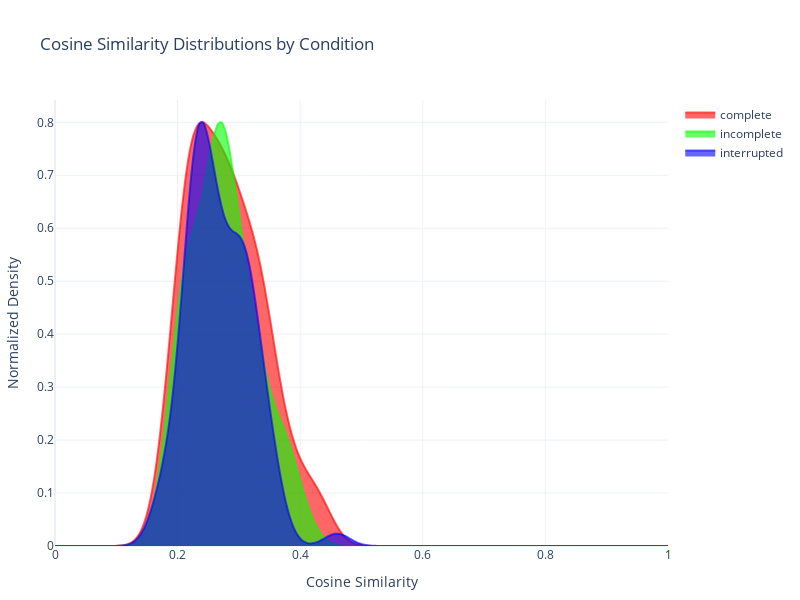

Here is the notebook cell this chart was saved with:
### Markdown cell above
### **Visualize Similarity Distributions**
- Initializes a Plotly figure to visualize the cosine similarity distributions by condition.  
- Uses Gaussian Kernel Density Estimation (KDE) to estimate similarity score distributions.  
- Normalizes density values for consistent visualization.  
- Assigns colors to each condition and plots filled curves representing similarity distributions.  
- Displays the final interactive figure.

### Code cell
fig = go.Figure()
# Define colors for conditions.
color_map = {cond:colors[i] for i, cond in enumerate(conditions_map.values())}
# For each condition, compute the KDE and add a filled trace.
for cond, sim_list in similarity_by_condition.items():
    data = sim_list
    if not data:
        continue
    kde = st.gaussian_kde(data)
    x_vals = np.linspace(0, 1, 200)
    y_vals = kde(x_vals)
    # Normalize the density values (scaled to a max height of 0.8 for visual consistency)
    y_vals_norm = (y_vals - np.min(y_vals)) / (np.max(y_vals) - np.min(y_vals)) * 0.8
    
    fig.add_trace(go.Scatter(
        x=x_vals,
        y=y_vals_norm,
        mode="lines",
        line_shape="spline",
        fill="tozeroy",
        line=dict(color=color_map.get(cond), width=2),
        fillcolor=color_map.get(cond),
        name=cond
    ))

# Update layout.
fig.update_layout(
    title="Cosine Similarity Distributions by Condition",
    xaxis_title="Cosine Similarity",
    yaxis_title="Normalized Density",
    template="plotly_white",
    width=800,
    height=600,
    margin=dict(l=50, r=50, t=100, b=50)
)
fig.update_xaxes(range=[0, 1])
fig.show()

### Figure 1 — Plotly figure (JSON) as saved in the notebook; plotly's stock layout.template omitted (floating-point values rounded to 4 significant figures; data arrays with more than 128 entries replaced by an {"elided": "..."} marker saying what was removed)
{"data": [{"fill": "tozeroy", "fillcolor": "rgba(255, 0, 0, 0.6)", "line": {"color": "rgba(255, 0, 0, 0.6)", "shape": "spline", "width": 2}, "mode": "lines", "name": "complete", "type": "scatter", "x": {"elided": "200 float values"}, "y": {"elided": "200 float values"}}, {"fill": "tozeroy", "fillcolor": "rgba(0, 255, 0, 0.6)", "line": {"color": "rgba(0, 255, 0, 0.6)", "shape": "spline", "width": 2}, "mode": "lines", "name": "incomplete", "type": "scatter", "x": {"elided": "200 float values"}, "y": {"elided": "200 float values"}}, {"fill": "tozeroy", "fillcolor": "rgba(0, 0, 255, 0.6)", "line": {"color": "rgba(0, 0, 255, 0.6)", "shape": "spline", "width": 2}, "mode": "lines", "name": "interrupted", "type": "scatter", "x": {"elided": "200 float values"}, "y": {"elided": "200 float values"}}], "layout": {"height": 600, "margin": {"b": 50, "l": 50, "r": 50, "t": 100}, "title": {"text": "Cosine Similarity Distributions by Condition"}, "width": 800, "xaxis": {"range": [0, 1], "title": {"text": "Cosine Similarity"}}, "yaxis": {"title": {"text": "Normalized Density"}}}}
